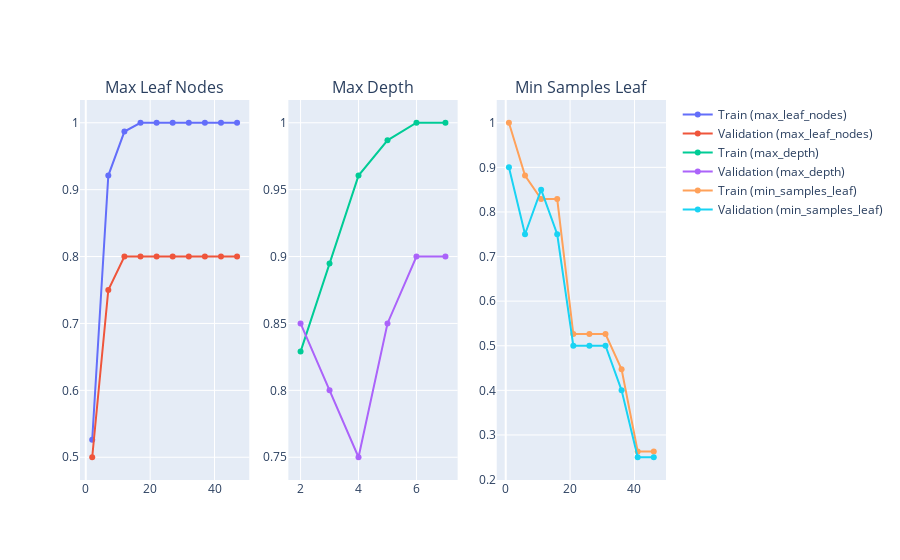

Source (notebook cell):
### Markdown cell above
#### Impact of Hyperparameters on Decision Tree Performance

### Code cell
hp = [
    ('max_leaf_nodes', range(2, 50, 5)),
    ('max_depth', range(2, 8)),
    ('min_samples_leaf', range(1, 50, 5))
]

fig = make_subplots(1, 3, subplot_titles=[n.replace('_',' ').title() for n,_ in hp])

for i, (param, vals) in enumerate(hp, 1):
    stats = [
        (
            (model := DecisionTreeClassifier(random_state=42)
                     .set_params(**{param: v})
                     .fit(X_train_scaled, y_train)),
            model.score(X_train_scaled, y_train),
            model.score(X_val_scaled, y_val),
        )
        for v in vals
    ]
    fig.add_trace(go.Scatter(x=list(vals), y=[train for _, train, val in stats],
                             mode='lines+markers', name=f'Train ({param})'), 1, i)
    fig.add_trace(go.Scatter(x=list(vals), y=[val for _, train, val in stats],
                             mode='lines+markers', name=f'Validation ({param})'), 1, i)

fig.show()

### Figure 1 — Plotly figure (JSON) as saved in the notebook; plotly's stock layout.template omitted (floating-point values rounded to 4 significant figures)
{"data": [{"mode": "lines+markers", "name": "Train (max_leaf_nodes)", "type": "scatter", "x": [2, 7, 12, 17, 22, 27, 32, 37, 42, 47], "xaxis": "x", "y": [0.5263, 0.9211, 0.9868, 1, 1, 1, 1, 1, 1, 1], "yaxis": "y"}, {"mode": "lines+markers", "name": "Validation (max_leaf_nodes)", "type": "scatter", "x": [2, 7, 12, 17, 22, 27, 32, 37, 42, 47], "xaxis": "x", "y": [0.5, 0.75, 0.8, 0.8, 0.8, 0.8, 0.8, 0.8, 0.8, 0.8], "yaxis": "y"}, {"mode": "lines+markers", "name": "Train (max_depth)", "type": "scatter", "x": [2, 3, 4, 5, 6, 7], "xaxis": "x2", "y": [0.8289, 0.8947, 0.9605, 0.9868, 1, 1], "yaxis": "y2"}, {"mode": "lines+markers", "name": "Validation (max_depth)", "type": "scatter", "x": [2, 3, 4, 5, 6, 7], "xaxis": "x2", "y": [0.85, 0.8, 0.75, 0.85, 0.9, 0.9], "yaxis": "y2"}, {"mode": "lines+markers", "name": "Train (min_samples_leaf)", "type": "scatter", "x": [1, 6, 11, 16, 21, 26, 31, 36, 41, 46], "xaxis": "x3", "y": [1, 0.8816, 0.8289, 0.8289, 0.5263, 0.5263, 0.5263, 0.4474, 0.2632, 0.2632], "yaxis": "y3"}, {"mode": "lines+markers", "name": "Validation (min_samples_leaf)", "type": "scatter", "x": [1, 6, 11, 16, 21, 26, 31, 36, 41, 46], "xaxis": "x3", "y": [0.9, 0.75, 0.85, 0.75, 0.5, 0.5, 0.5, 0.4, 0.25, 0.25], "yaxis": "y3"}], "layout": {"annotations": [{"font": {"size": 16}, "showarrow": false, "text": "Max Leaf Nodes", "x": 0.1444, "xanchor": "center", "xref": "paper", "y": 1, "yanchor": "bottom", "yref": "paper"}, {"font": {"size": 16}, "showarrow": false, "text": "Max Depth", "x": 0.5, "xanchor": "center", "xref": "paper", "y": 1, "yanchor": "bottom", "yref": "paper"}, {"font": {"size": 16}, "showarrow": false, "text": "Min Samples Leaf", "x": 0.8556, "xanchor": "center", "xref": "paper", "y": 1, "yanchor": "bottom", "yref": "paper"}], "xaxis": {"anchor": "y", "domain": [0, 0.2889]}, "xaxis2": {"anchor": "y2", "domain": [0.3556, 0.6444]}, "xaxis3": {"anchor": "y3", "domain": [0.7111, 1]}, "yaxis": {"anchor": "x", "domain": [0, 1]}, "yaxis2": {"anchor": "x2", "domain": [0, 1]}, "yaxis3": {"anchor": "x3", "domain": [0, 1]}}}
